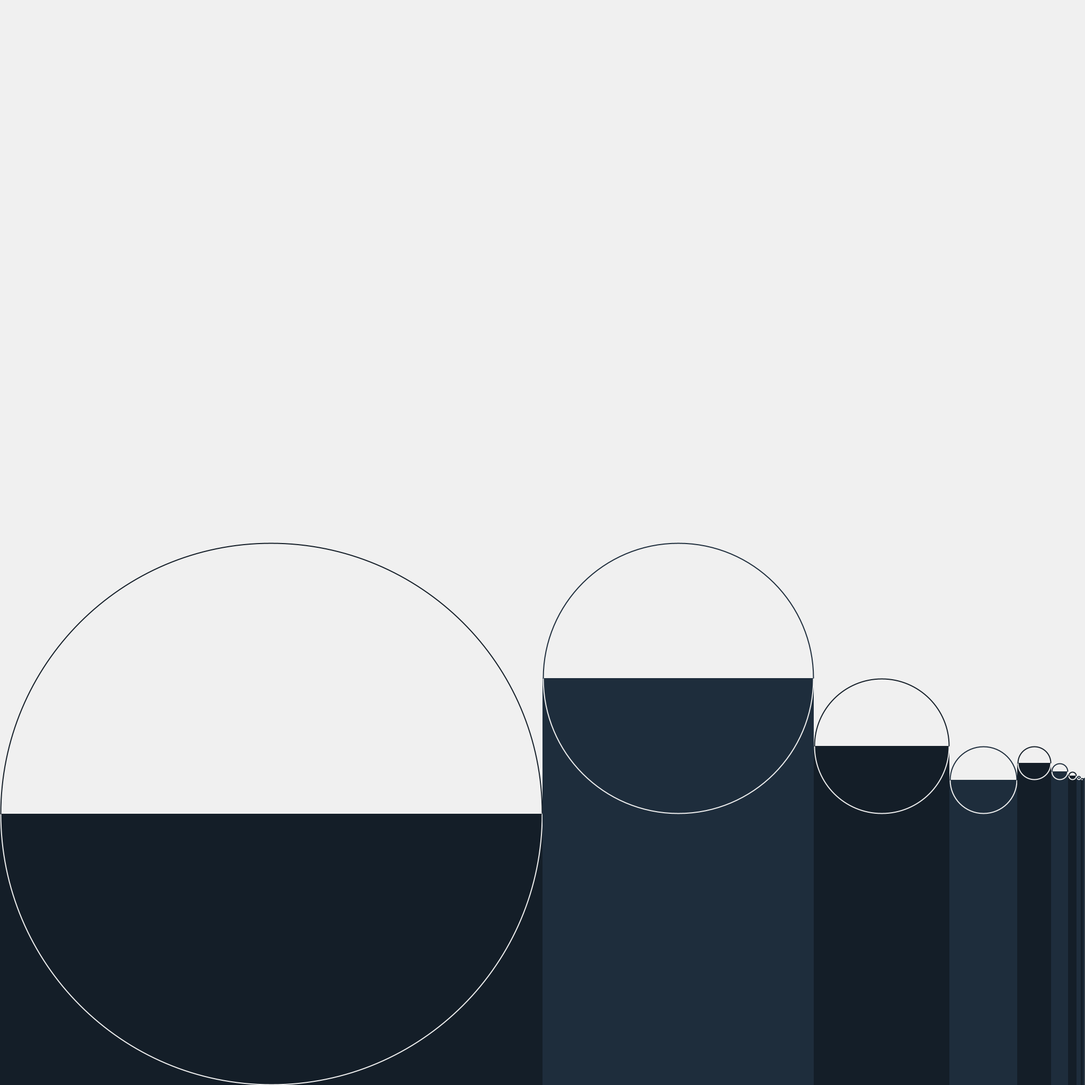
Frame 1 (no input)
Frame 2 (the mouse pressed at the canvas centre, redrawn once): identical to frame 1, image omitted

The Processing sketch that drew this single still picture (run headless with seeded random() and noise(); the mouse was pressed at the canvas centre and the sketch redrawn once):

// Processing sketch: day2
// ── day2.pde
String tau_binary = "010010000111111011010101000100010000101101000110000100011010011000100110001100110001010001011100000";

void setup() {
  size(2048, 2048);
}

void draw() {
  background(240);

  float x = 0;
  float place = 0.5;
  float value = 0;

  boolean parity = false;

  strokeWeight(2);
  strokeCap(SQUARE);
  for(char c: tau_binary.toCharArray()) {
    value += place * ((int)c - 0x30);
    float newX = x + (width - x) * 0.5;
    noStroke();
    if(parity) {
      fill(30, 45, 60);
    } else {
      fill(20, 30, 40);
    }
    float y = height*(value + place / 2.0);
    rect(x, height, newX - x, -y);
    noFill();
    stroke(240);
    arc((x + newX)/2, height - y, newX - x - 2, newX - x - 2, 0, TAU/2.0);
    if(parity) {
      stroke(30, 45, 60);
    } else {
      stroke(20, 30, 40);
    }
    arc((x + newX)/2, height - y, newX - x - 2, newX - x - 2, TAU/2.0, TAU);
    x = newX;
    place = place / 2.0;
    parity = !parity;
  }
  
  noLoop();
}

void mouseClicked() {
  save("day2.png");
  println("Saved image");
}
